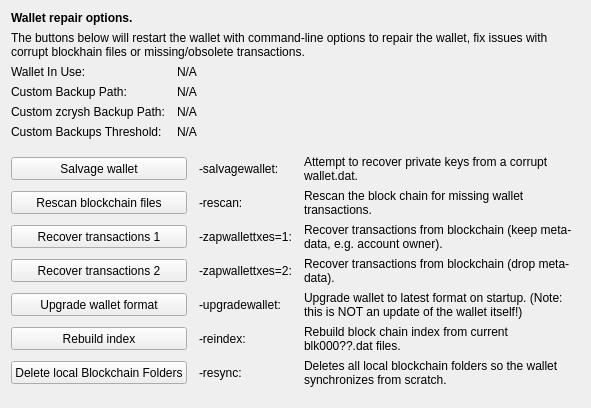
     <widget class="QWidget" name="tab_repair">
      <attribute name="title">
       <string>&amp;Wallet Repair</string>
      </attribute>
      <layout class="QGridLayout" name="gridLayout_4" columnstretch="0,0,0,0">
       <property name="horizontalSpacing">
        <number>12</number>
       </property>
       <item row="0" column="0" colspan="4">
        <widget class="QLabel" name="label_repair_header">
         <property name="font">
          <font>
           <weight>75</weight>
           <bold>true</bold>
          </font>
         </property>
         <property name="text">
          <string>Wallet repair options.</string>
         </property>
        </widget>
       </item>
       <item row="1" column="0" colspan="4">
        <widget class="QLabel" name="label_repair_helptext">
         <property name="font">
          <font>
           <weight>50</weight>
           <bold>false</bold>
          </font>
         </property>
         <property name="text">
          <string>The buttons below will restart the wallet with command-line options to repair the wallet, fix issues with corrupt blockhain files or missing/obsolete transactions.</string>
         </property>
         <property name="wordWrap">
          <bool>true</bool>
         </property>
        </widget>
       </item>
       <item row="2" column="0">
        <widget class="QLabel" name="wallet_path_label">
         <property name="text">
          <string>Wallet In Use:</string>
         </property>
        </widget>
       </item>
       <item row="2" column="1" colspan="3">
        <widget class="QLabel" name="wallet_path">
         <property name="cursor">
          <cursorShape>IBeamCursor</cursorShape>
         </property>
         <property name="text">
          <string>N/A</string>
         </property>
         <property name="textFormat">
          <enum>Qt::PlainText</enum>
         </property>
         <property name="textInteractionFlags">
          <set>Qt::LinksAccessibleByMouse|Qt::TextSelectableByKeyboard|Qt::TextSelectableByMouse</set>
         </property>
        </widget>
       </item>
       <item row="3" column="0">
        <widget class="QLabel" name="wallet_custombackuppath_label">
         <property name="visible">
          <bool>false</bool>
         </property>
         <property name="text">
          <string>Custom Backup Path:</string>
         </property>
        </widget>
       </item>
       <item row="3" column="1" colspan="3">
        <widget class="QLabel" name="wallet_custombackuppath">
         <property name="cursor">
          <cursorShape>IBeamCursor</cursorShape>
         </property>
         <property name="visible">
          <bool>false</bool>
         </property>
         <property name="text">
          <string>N/A</string>
         </property>
         <property name="textFormat">
          <enum>Qt::PlainText</enum>
         </property>
         <property name="textInteractionFlags">
          <set>Qt::LinksAccessibleByMouse|Qt::TextSelectableByKeyboard|Qt::TextSelectableByMouse</set>
         </property>
        </widget>
       </item>
       <item row="4" column="0">
        <widget class="QLabel" name="wallet_customzcryshbackuppath_label">
         <property name="visible">
          <bool>false</bool>
         </property>
         <property name="text">
          <string>Custom zcrysh Backup Path:</string>
         </property>
        </widget>
       </item>
       <item row="4" column="1" colspan="3">
        <widget class="QLabel" name="wallet_customzcryshbackuppath">
         <property name="cursor">
          <cursorShape>IBeamCursor</cursorShape>
         </property>
         <property name="visible">
          <bool>false</bool>
         </property>
         <property name="text">
          <string>N/A</string>
         </property>
         <property name="textFormat">
          <enum>Qt::PlainText</enum>
         </property>
         <property name="textInteractionFlags">
          <set>Qt::LinksAccessibleByMouse|Qt::TextSelectableByKeyboard|Qt::TextSelectableByMouse</set>
         </property>
        </widget>
       </item>
       <item row="5" column="0">
        <widget class="QLabel" name="wallet_custombackupthreshold_label">
         <property name="visible">
          <bool>false</bool>
         </property>
         <property name="text">
          <string>Custom Backups Threshold:</string>
         </property>
        </widget>
       </item>
       <item row="5" column="1" colspan="3">
        <widget class="QLabel" name="wallet_custombackupthreshold">
         <property name="cursor">
          <cursorShape>IBeamCursor</cursorShape>
         </property>
         <property name="visible">
          <bool>false</bool>
         </property>
         <property name="text">
          <string>N/A</string>
         </property>
         <property name="textFormat">
          <enum>Qt::PlainText</enum>
         </property>
         <property name="textInteractionFlags">
          <set>Qt::LinksAccessibleByMouse|Qt::TextSelectableByKeyboard|Qt::TextSelectableByMouse</set>
         </property>
        </widget>
       </item>
       <item row="6" column="0">
        <spacer name="verticalSpacer_repair1">
         <property name="orientation">
          <enum>Qt::Vertical</enum>
         </property>
         <property name="sizeHint" stdset="0">
          <size>
           <width>10</width>
           <height>10</height>
          </size>
         </property>
        </spacer>
       </item>
       <item row="7" column="0" colspan="2">
        <widget class="QPushButton" name="btn_salvagewallet">
         <property name="minimumSize">
          <size>
           <width>100</width>
           <height>23</height>
          </size>
         </property>
         <property name="text">
          <string>Salvage wallet</string>
         </property>
        </widget>
       </item>
       <item row="7" column="2">
        <widget class="QLabel" name="label_repair_salvage_command">
         <property name="text">
          <string notr="true">-salvagewallet:</string>
         </property>
        </widget>
       </item>
       <item row="7" column="3">
        <widget class="QLabel" name="label_repair_salvage">
         <property name="text">
          <string>Attempt to recover private keys from a corrupt wallet.dat.</string>
         </property>
         <property name="wordWrap">
          <bool>true</bool>
         </property>
        </widget>
       </item>
       <item row="8" column="0" colspan="2">
        <widget class="QPushButton" name="btn_rescan">
         <property name="minimumSize">
          <size>
           <width>100</width>
           <height>23</height>
          </size>
         </property>
         <property name="text">
          <string>Rescan blockchain files</string>
         </property>
        </widget>
       </item>
       <item row="8" column="2">
        <widget class="QLabel" name="label_repair_rescan_command">
         <property name="text">
          <string notr="true">-rescan:</string>
         </property>
        </widget>
       </item>
       <item row="8" column="3">
        <widget class="QLabel" name="label_repair_rescan">
         <property name="text">
          <string>Rescan the block chain for missing wallet transactions.</string>
         </property>
         <property name="wordWrap">
          <bool>true</bool>
         </property>
        </widget>
       </item>
       <item row="9" column="0" colspan="2">
        <widget class="QPushButton" name="btn_zapwallettxes1">
         <property name="minimumSize">
          <size>
           <width>100</width>
           <height>23</height>
          </size>
         </property>
         <property name="text">
          <string>Recover transactions 1</string>
         </property>
        </widget>
       </item>
       <item row="9" column="2">
        <widget class="QLabel" name="label_repair_zap1_command">
         <property name="text">
          <string notr="true">-zapwallettxes=1:</string>
         </property>
        </widget>
       </item>
       <item row="9" column="3">
        <widget class="QLabel" name="label_repair_zap1">
         <property name="text">
          <string>Recover transactions from blockchain (keep meta-data, e.g. account owner).</string>
         </property>
         <property name="wordWrap">
          <bool>true</bool>
         </property>
        </widget>
       </item>
       <item row="10" column="0" colspan="2">
        <widget class="QPushButton" name="btn_zapwallettxes2">
         <property name="minimumSize">
          <size>
           <width>100</width>
           <height>23</height>
          </size>
         </property>
         <property name="text">
          <string>Recover transactions 2</string>
         </property>
        </widget>
       </item>
       <item row="10" column="2">
        <widget class="QLabel" name="label_repair_zap2_command">
         <property name="text">
          <string notr="true">-zapwallettxes=2:</string>
         </property>
        </widget>
       </item>
       <item row="10" column="3">
        <widget class="QLabel" name="label_repair_zap2">
         <property name="text">
          <string>Recover transactions from blockchain (drop meta-data).</string>
         </property>
         <property name="wordWrap">
          <bool>true</bool>
         </property>
        </widget>
       </item>
       <item row="11" column="0" colspan="2">
        <widget class="QPushButton" name="btn_upgradewallet">
         <property name="minimumSize">
          <size>
           <width>100</width>
           <height>23</height>
          </size>
         </property>
         <property name="text">
          <string>Upgrade wallet format</string>
         </property>
        </widget>
       </item>
       <item row="11" column="2">
        <widget class="QLabel" name="label_repair_upgrade_command">
         <property name="text">
          <string notr="true">-upgradewallet:</string>
         </property>
        </widget>
       </item>
       <item row="11" column="3">
        <widget class="QLabel" name="label_repair_upgrade">
         <property name="text">
          <string>Upgrade wallet to latest format on startup. (Note: this is NOT an update of the wallet itself!)</string>
         </property>
         <property name="wordWrap">
          <bool>true</bool>
         </property>
        </widget>
       </item>
       <item row="12" column="0" colspan="2">
        <widget class="QPushButton" name="btn_reindex">
         <property name="minimumSize">
          <size>
           <width>100</width>
           <height>23</height>
          </size>
         </property>
         <property name="text">
          <string>Rebuild index</string>
         </property>
        </widget>
       </item>
       <item row="12" column="2">
        <widget class="QLabel" name="label_repair_reindex_command">
         <property name="text">
          <string notr="true">-reindex:</string>
         </property>
        </widget>
       </item>
       <item row="12" column="3">
        <widget class="QLabel" name="label_repair_reindex">
         <property name="text">
          <string>Rebuild block chain index from current blk000??.dat files.</string>
         </property>
         <property name="wordWrap">
          <bool>true</bool>
         </property>
        </widget>
       </item>
       <item row="13" column="0" colspan="2">
        <widget class="QPushButton" name="btn_resync">
         <property name="minimumSize">
          <size>
           <width>100</width>
           <height>23</height>
          </size>
         </property>
         <property name="text">
          <string>Delete local Blockchain Folders</string>
         </property>
        </widget>
       </item>
       <item row="13" column="2">
        <widget class="QLabel" name="label_repair_resync_command">
         <property name="text">
          <string>-resync:</string>
         </property>
        </widget>
       </item>
       <item row="13" column="3">
        <widget class="QLabel" name="label_repair_resync">
         <property name="text">
          <string>Deletes all local blockchain folders so the wallet synchronizes from scratch.</string>
         </property>
         <property name="wordWrap">
          <bool>true</bool>
         </property>
        </widget>
       </item>
       <item row="14" column="0">
        <spacer name="verticalSpacer_repair2">
         <property name="orientation">
          <enum>Qt::Vertical</enum>
         </property>
         <property name="sizeHint" stdset="0">
          <size>
           <width>20</width>
           <height>10</height>
          </size>
         </property>
        </spacer>
       </item>
      </layout>
     </widget>
